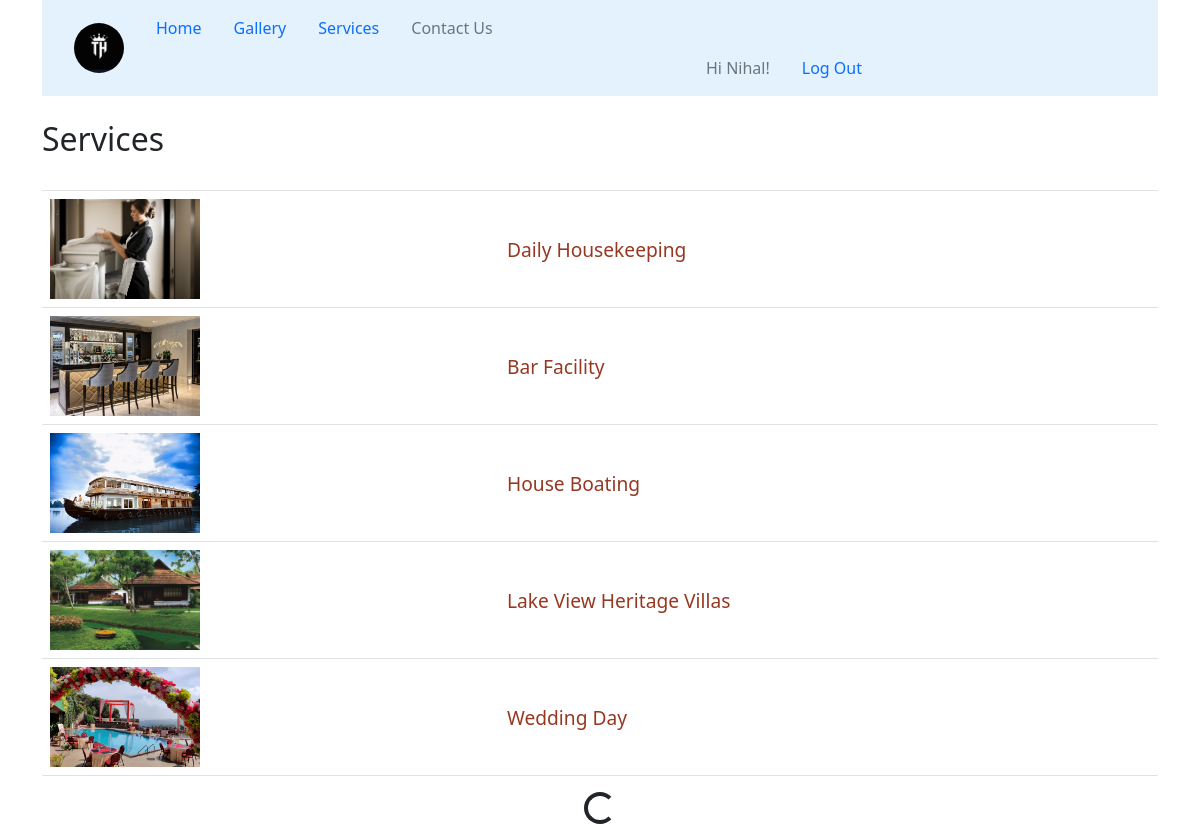
/services/endless?page=2 (signed in), run on the app's committed database.
### Apps/Services/models.py (models this page shows, shortened)
class Services(models.Model):
    name = models.CharField(max_length=40)
    slug = models.SlugField(unique=True, default=name)
    discription = RichTextField(null=True)
    create_time = DateTimeField(blank=True, auto_now_add=True)
    last_used_time = DateTimeField(null=True, blank=True)

class Images(models.Model):
    number = models.ForeignKey(Services, on_delete=models.CASCADE)
    images = models.ImageField(upload_to="service_images", max_length=256)

### Apps/Services/views.py (the view)
# urls.py: path('endless', views.EndlessScroll.as_view(), name='infinity'),
class EndlessScroll(ListView):
    model = Services
    template_name = 'services/endless_service.html'
    context_object_name = 'resort_services'
    paginate_by = 5
    ordering = ['-create_time']

### templates/services/endless_service.html (shortened to what this page needs)
<html>
    <head>
        {% load static %}
        <link rel="stylesheet" href="https://stackpath.bootstrapcdn.com/bootstrap/4.3.1/css/bootstrap.min.css">
        <link rel="stylesheet" type="text/css" href="{% static 'assets/css/bootstrap.min.css' %}">
        <link rel="stylesheet" type="text/css" href="{% static 'mine/css/style.css' %}">
    </head>
    <body>
    <div class="container">
        <nav class="navbar navbar-expand-lg navbar-light" style="background-color: #e3f2fd;">
            <a class="navbar-brand" href="{% url 'Authentication:index' %}"><img class="rounded-circle ms-3" alt="" style="width: 50px;height: 50px;"></a>
            <ul class="nav-bar nav">
                <li class="nav-item">
                    <a class="nav-link" href="{% url 'Authentication:index' %}">Home</a>
                </li>
                    <li class="nav-item">
                        <a class="nav-link" href="{% url 'service:infinity' %}">Gallery</a>
                    </li>
                <li class="nav-item">
                    <a class="nav-link" href="{% url 'service:lists' %}">Services</a>
                </li>
                <li class="nav-item">
                    <a class="nav-link disabled" href="#">Contact Us</a>
                </li>
                {% if user.is_authenticated %}
                <li class="nav-item" style="margin-left:550px;">
                        <a class="nav-link disabled" href="#">Hi {{ user.username | capfirst}}!</a>
                    </li>
                <li class="nav-item" >
                        <a class="nav-link" href="{% url 'logout' %}?next={{ request.get_full_path }}">Log Out</a>
                </li>
                {% endif %}
             </ul>
        </nav>
    </div>
    <div class="container">
    <br> <h2>Services</h2> <br>
        <table class="table infinite-container">
            {% if resort_services %}
            {% for list in resort_services %}
            <tr class="infinite-item">
                <td>
                    {% if list.images_set.all %}
                        <img src="{{ list.images_set.first.images.url }}" alt="img" class="list-img">
                    {% else %}
                        <p>No Images available!!</p>
                    {% endif %}
                </td>
                <td class=" align-middle"><a class="elements" href="{% url 'service:data' list.slug %}">{{ list.name }}</a></td>
            </tr>
            {% endfor %}
            {% else %}
            <tr>
                <th> <strong>No Data Available!</strong></th>
            </tr>
            {% endif %}
        </table>
    </div>
                <div class="d-flex justify-content-center" style="display:none;">
                    <div class="spinner-border" role="status">
                    </div>
                </div>
    </body>
</html>

### static/mine/css/style.css (style rules this page uses)
::placeholder { padding: 15px; }
.list-img { width: 150px; height: 100px; max-width: 150px; max-height: 150px; object-fit: cover; }
.elements { text-decoration: none; color: rgb(150, 57, 34); font-weight: 400; font-size: larger; }

### data on the page
Services: images_set.first.images (picture), name "Daily Housekeeping"
Services: images_set.first.images (picture), name "Bar Facility"
Services: images_set.first.images (picture), name "House Boating"
Services: images_set.first.images (picture), name "Lake View Heritage Villas"
Services: images_set.first.images (picture), name "Wedding Day"

### other printed values
{{ user.username | capfirst }} "Nihal"
